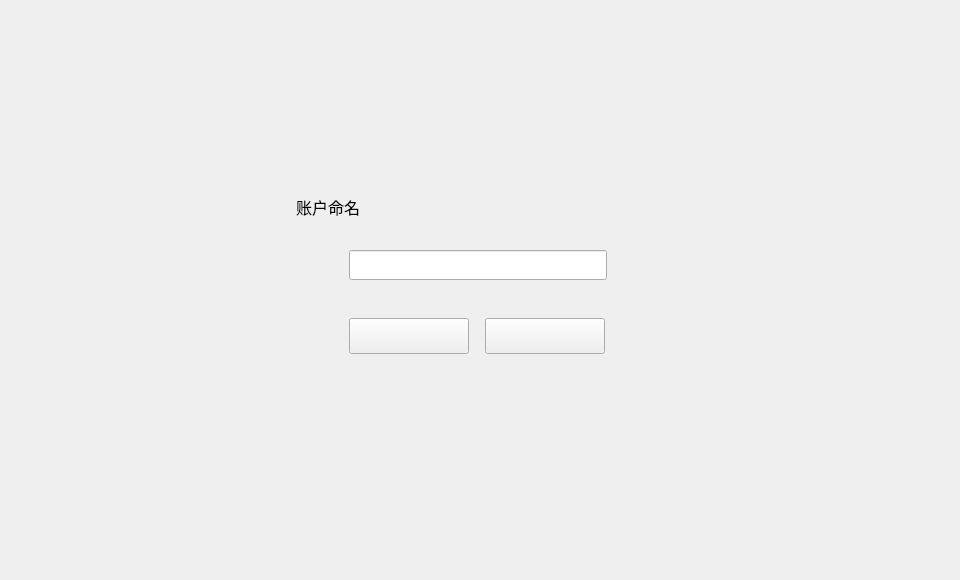
<?xml version="1.0" encoding="UTF-8"?>
<ui version="4.0">
 <class>NameDialog</class>
 <widget class="QDialog" name="NameDialog">
  <property name="geometry">
   <rect>
    <x>0</x>
    <y>0</y>
    <width>960</width>
    <height>580</height>
   </rect>
  </property>
  <property name="font">
   <font>
    <family>微软雅黑</family>
    <pointsize>9</pointsize>
   </font>
  </property>
  <property name="windowTitle">
   <string>Dialog</string>
  </property>
  <property name="styleSheet">
   <string notr="true"/>
  </property>
  <widget class="QWidget" name="widget" native="true">
   <property name="geometry">
    <rect>
     <x>0</x>
     <y>0</y>
     <width>960</width>
     <height>580</height>
    </rect>
   </property>
   <widget class="QWidget" name="containerWidget" native="true">
    <property name="geometry">
     <rect>
      <x>276</x>
      <y>178</y>
      <width>408</width>
      <height>223</height>
     </rect>
    </property>
    <widget class="QToolButton" name="cancelBtn">
     <property name="geometry">
      <rect>
       <x>209</x>
       <y>140</y>
       <width>120</width>
       <height>36</height>
      </rect>
     </property>
     <property name="cursor">
      <cursorShape>PointingHandCursor</cursorShape>
     </property>
     <property name="styleSheet">
      <string notr="true"/>
     </property>
     <property name="text">
      <string/>
     </property>
    </widget>
    <widget class="QLabel" name="label">
     <property name="geometry">
      <rect>
       <x>20</x>
       <y>18</y>
       <width>81</width>
       <height>21</height>
      </rect>
     </property>
     <property name="font">
      <font>
       <family>微软雅黑</family>
       <pointsize>12</pointsize>
      </font>
     </property>
     <property name="text">
      <string>账户命名</string>
     </property>
    </widget>
    <widget class="QToolButton" name="okBtn">
     <property name="geometry">
      <rect>
       <x>73</x>
       <y>140</y>
       <width>120</width>
       <height>36</height>
      </rect>
     </property>
     <property name="cursor">
      <cursorShape>PointingHandCursor</cursorShape>
     </property>
     <property name="styleSheet">
      <string notr="true"/>
     </property>
     <property name="text">
      <string/>
     </property>
    </widget>
    <widget class="QLabel" name="addressNameTipLabel2">
     <property name="geometry">
      <rect>
       <x>100</x>
       <y>110</y>
       <width>200</width>
       <height>16</height>
      </rect>
     </property>
     <property name="text">
      <string/>
     </property>
    </widget>
    <widget class="QLabel" name="addressNameTipLabel1">
     <property name="geometry">
      <rect>
       <x>76</x>
       <y>110</y>
       <width>16</width>
       <height>16</height>
      </rect>
     </property>
     <property name="text">
      <string/>
     </property>
    </widget>
    <widget class="QLineEdit" name="nameLineEdit">
     <property name="geometry">
      <rect>
       <x>73</x>
       <y>72</y>
       <width>258</width>
       <height>30</height>
      </rect>
     </property>
     <property name="font">
      <font>
       <family>微软雅黑</family>
      </font>
     </property>
     <property name="styleSheet">
      <string notr="true"/>
     </property>
     <property name="cursorPosition">
      <number>0</number>
     </property>
    </widget>
    <widget class="QLabel" name="gifLabel">
     <property name="geometry">
      <rect>
       <x>348</x>
       <y>78</y>
       <width>18</width>
       <height>18</height>
      </rect>
     </property>
     <property name="text">
      <string/>
     </property>
    </widget>
   </widget>
  </widget>
 </widget>
 <resources/>
 <connections/>
</ui>
